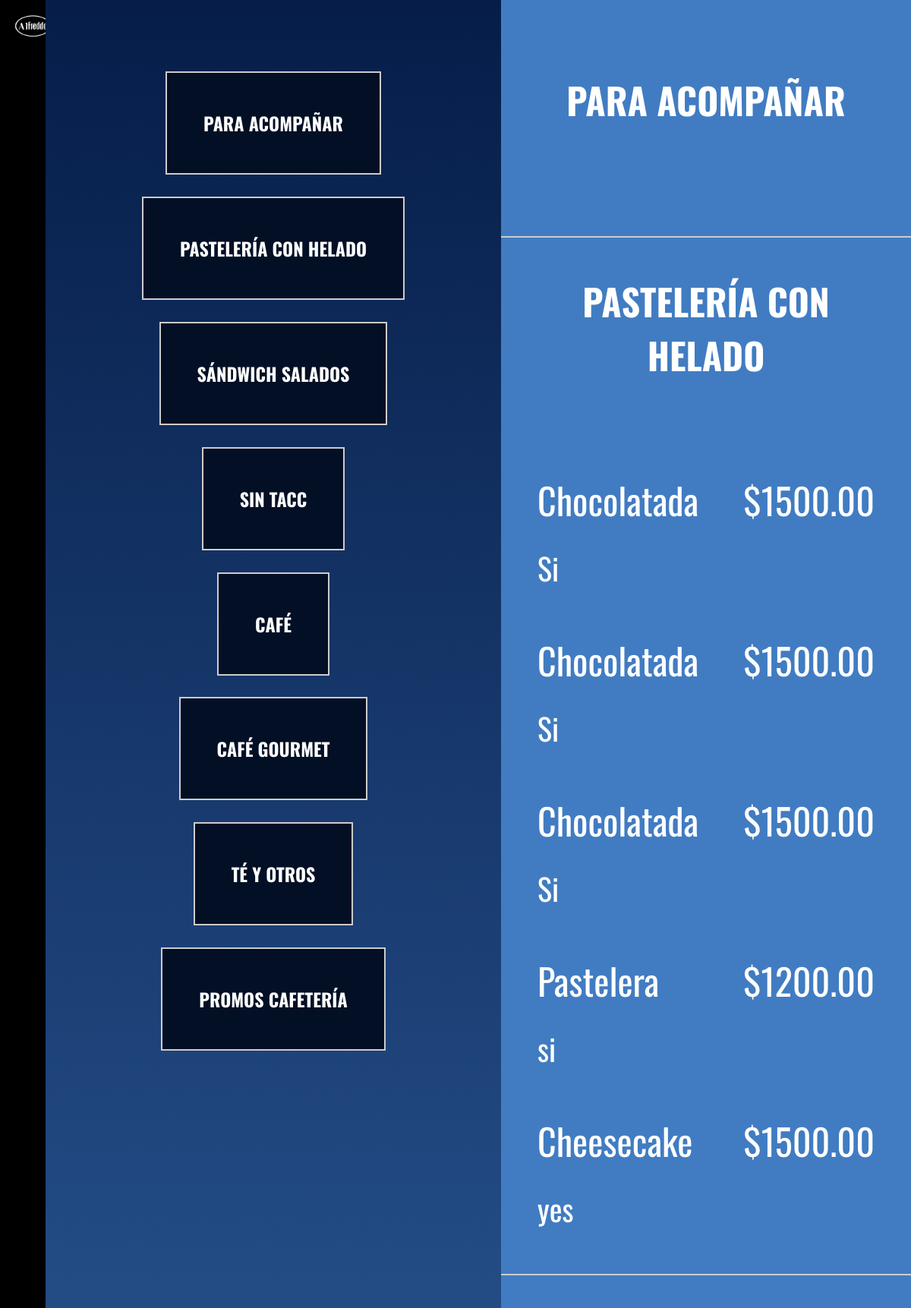
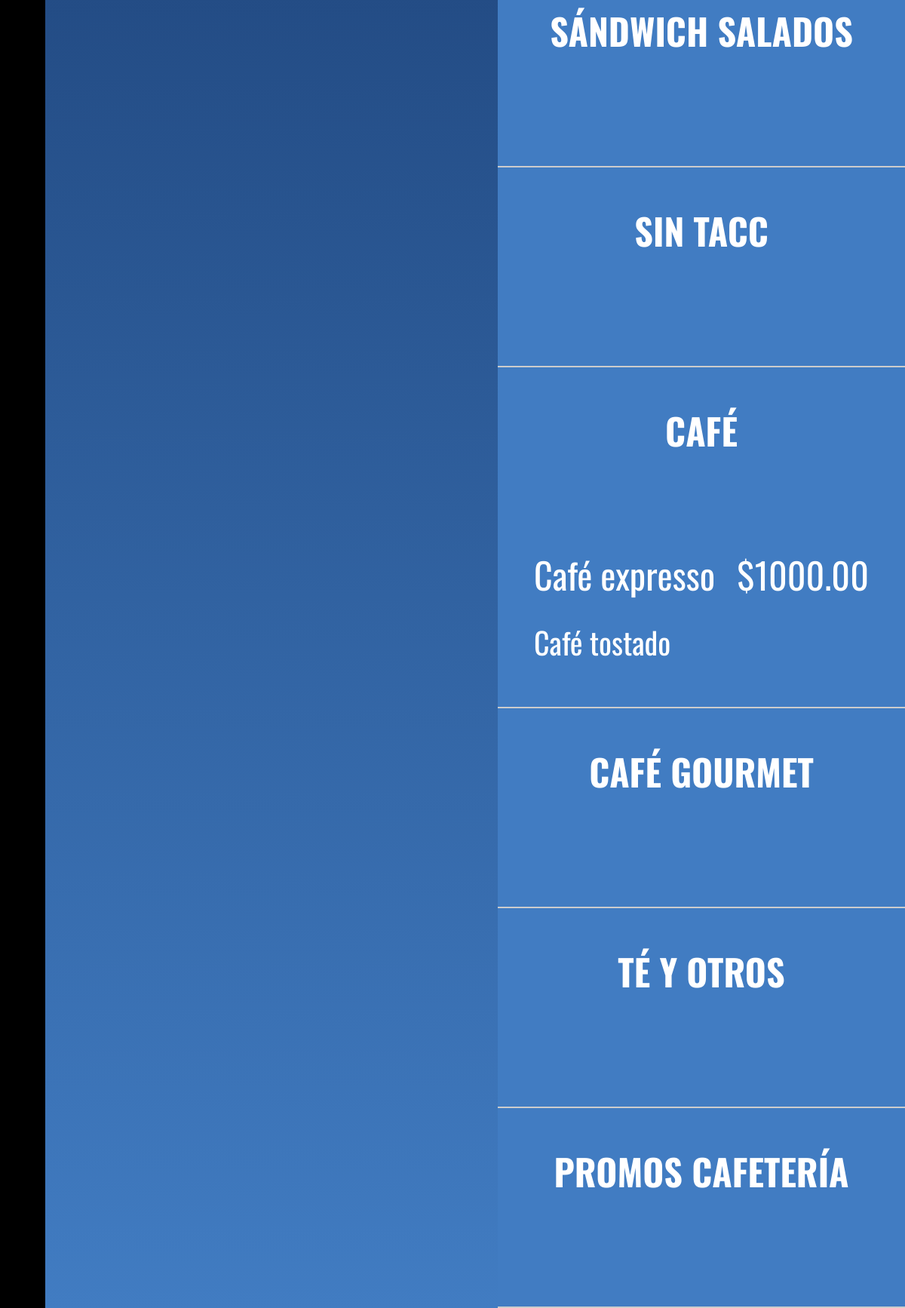
Screenshot of /Menu with the database file from the repository (2 pictures, top to bottom).
### myapp/models.py (models this page shows, shortened)
class products(db.Model):
    product_id = db.Column(db.Integer, primary_key=True)
    product_name = db.Column(db.String(150), nullable=False)
    price = db.Column(db.Numeric(10, 2), nullable=False)
    description = db.Column(db.String(250), nullable=False)
    category = db.Column(db.String(50), nullable=False)
    available = db.Column(db.Boolean, default=True)
    __table_args__ = (
        db.CheckConstraint('price > 0', name='check_price_positive'),)

### myapp/blueprints/menu/menu.py (the view)
@bp_menu.route("/Menu", methods=["GET"])
def menu():
    try:
        data = db.session.execute(db.select(products.product_name, products.price, products.description, products.category).where(products.available == True)).all()
        base_template = 'base.html'
    except Exception as e:
        print(f"Error: {e}")
        return "Internal server error"
    return render_template('MenuC.html', base_template = base_template, data = data)

### myapp/blueprints/menu/templates/MenuC.html (shortened to what this page needs)
{% extends base_template %}
{% block content %}
<div class="container">
    <div class="navbar">
        <img src="{{ url_for('static', filename='logo.png') }}" alt="Alfreddo" class="logo">
    </div>
    <div class="busqueda">
        <h2 class="Grupos-busqueda">
            <a href="#acompaniar">PARA ACOMPAÑAR</a>
        </h2>
        <h2 class="Grupos-busqueda">
            <a href="#pasteleria">PASTELERÍA CON HELADO</a>
        </h2>
        <h2 class="Grupos-busqueda">
            <a href="#salados">SÁNDWICH SALADOS</a>
        </h2>
        <h2 class="Grupos-busqueda">
            <a href="#sin-tacc">SIN TACC</a>
        </h2>
        <h2 class="Grupos-busqueda">
            <a href="#cafe">CAFÉ</a>
        </h2>
        <h2 class="Grupos-busqueda">
            <a href="#gourmet">CAFÉ GOURMET</a>
        </h2>
        <h2 class="Grupos-busqueda">
            <a href="#te">TÉ Y OTROS</a>
        </h2>
        <h2 class="Grupos-busqueda">
            <a href="#promos">PROMOS CAFETERÍA</a>
        </h2>
    </div>
    <div class="menu">
        <h2 class="Grupos-Menu" id="acompaniar">
            PARA ACOMPAÑAR
        </h2>
        <div class="productos">
        </div>
        <h2 class="Grupos-Menu" id="pasteleria">
            PASTELERÍA CON HELADO
        </h2>
        <div class="productos">
            {% for product in data %}
                {% if product[3] == 'Pastelería' %}
                    <div class="menu-item">
                        <p> {{product[0]}} </p>
                        <p> ${{product[1]}} </p>
                    </div>
                    <div class="descripcion">
                        <p> {{product[2]}} </p>
                    </div>
                {% endif %}
            {% endfor %}
        </div>
        <h2 class="Grupos-Menu" id="salados">
            SÁNDWICH SALADOS
        </h2>
        <div class="productos">
        </div>
        <h2 class="Grupos-Menu" id="sin-tacc">
            SIN TACC
        </h2>
        <div class="productos">
        </div>
        <h2 class="Grupos-Menu" id="cafe">
            CAFÉ
        </h2>
        <div class="productos">
            {% for product in data %}
                {% if product[3] == 'Café' %}
                    <div class="menu-item">
                        <p> {{product[0]}} </p>
                        <p> ${{product[1]}} </p>
                    </div>
                    <div class="descripcion">
                        <p> {{product[2]}} </p>
                    </div>
                {% endif %}
            {% endfor %}
        </div>
        <h2 class="Grupos-Menu" id="gourmet">
            CAFÉ GOURMET
        </h2>
        <div class="productos">
        </div>
        <h2 class="Grupos-Menu" id="te">
            TÉ Y OTROS
        </h2>
        <div class="productos">
        </div>
        <h2 class="Grupos-Menu" id="promos">
            PROMOS CAFETERÍA
        </h2>
        <div class="productos">
        </div>
    </div>
</div>
{% endblock %}

### myapp/blueprints/menu/templates/base.html (shortened to what this page needs)
<!DOCTYPE html>
<html lang="es">
<head>
  <link rel="stylesheet" href="https://cdnjs.cloudflare.com/ajax/libs/font-awesome/6.6.0/css/all.min.css" />
</head>
<body>
  {% block content %}{% endblock %}
</body>
</html>

### myapp/blueprints/menu/templates/MenuC.html (style rules this page uses)
* { margin: 0; box-sizing: border-box; }
.container { max-width: auto; max-height: auto; }
.navbar { display: flex; flex-direction: row; justify-content: space-between; background-color: black; padding: 1.1em; }
.navbar img { vertical-align: middle; width: 50px; }
.busqueda { background-image: linear-gradient(180deg, #061d49, #417cc2); background-color: #061d49; display: flex; flex-direction: column; text-align: center; padding-top: 5em; padding-bottom: 10em; align-items: center; border-bottom: 10px solid white; }
.Grupos-busqueda { margin: 0.6em; background-color: #020f25; width: auto; padding: 2em; border: 2px solid #ccc; font-family: oswald, sans-serif; }
.Grupos-busqueda a { color: white; text-decoration: none; }
.menu { background-color: #417cc2; padding-top: 3em; font-family: oswald, sans-serif; font-size: 14px; }
.Grupos-Menu { color: white; margin: 1em; padding-bottom: 1em; text-align: center; font-size: 2em; }
.productos { display: grid; grid-template-columns: 1fr; gap: 1.5em; padding: 1.5em 0; border-bottom: 2px solid #ccc; }
.menu-item { padding: 0 3em; display: flex; flex-direction: row; justify-content: space-between; }
.descripcion { padding: 0 3em; margin-bottom: 2em; }
.descripcion p { font-size: 1.5em; color: white; }
.menu-item p { font-size: 2em; color: white; }
@media screen and (min-width: 992px) { .menu { font-size: 16px; } }
@media screen and (min-width: 992px) { .container { display: flex; flex-direction: row; margin: 0; min-height: 100vh; } }
@media screen and (min-width: 992px) { .navbar { flex-direction: column; height: 100%; position: fixed; justify-content: space-between; background-color: black; padding: 1.1em; width: 5%; } }
@media screen and (min-width: 992px) { .menu { flex-grow: 1; align-self: stretch; margin-left: 55%; } }
@media screen and (min-width: 992px) { .busqueda { flex-grow: 1; align-self: stretch; border-bottom: 0; width: 50%; height: 100%; margin-left: 5%; position: fixed; overflow-y: auto; } }
@media screen and (min-width: 992px) { .Grupos-Menu { color: white; margin: 1em; padding-bottom: 1em; text-align: center; font-size: 3em; } }
@media screen and (min-width: 992px) { .menu-item p { font-size: 3em; color: white; } }
@media screen and (min-width: 992px) { .descripcion p { font-size: 2.5em; color: white; } }

### rows the page displays
products: product_name "Chocolatada", price "1500.00", description "Si"
products: product_name "Chocolatada", price "1500.00", description "Si"
products: product_name "Chocolatada", price "1500.00", description "Si"
products: product_name "Pastelera", price "1200.00", description "si"
products: product_name "Cheesecake", price "1500.00", description "yes"
products: product_name "Café expresso", price "1000.00", description "Café tostado"
